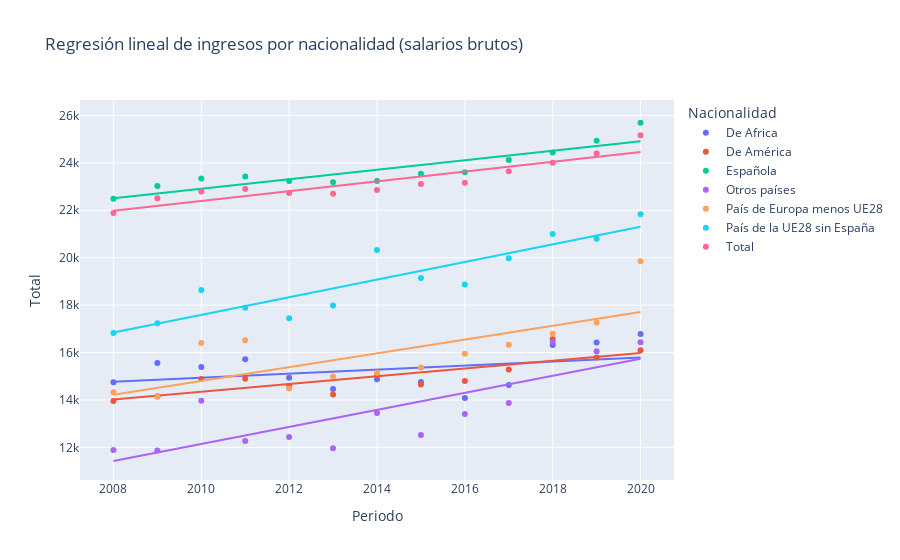

Notebook code cell kept with this figure:
### Markdown cell above
Las dos siguientes graficas pueden mostrarse en la misma diapositiva sobre entender el progreso de los ultimos años
¿Es suficiente?

### Code cell
import plotly.express as px

fig = px.scatter(both_genders_nac_grouped, x="Periodo", y="Total", color="Nacionalidad", trendline='ols', title = "Regresión lineal de ingresos por nacionalidad (salarios brutos)")
# fig.update_traces(selector=dict(mode='markers'), visible = False, )
fig.show()

### Figure 1 — Plotly figure (JSON) as saved in the notebook; plotly's stock layout.template omitted (floating-point values rounded to 4 significant figures)
{"data": [{"hovertemplate": "Nacionalidad=De Africa<br>Periodo=%{x}<br>Total=%{y}<extra></extra>", "legendgroup": "De Africa", "marker": {"color": "#636efa", "symbol": "circle"}, "mode": "markers", "name": "De Africa", "orientation": "v", "showlegend": true, "type": "scatter", "x": [2008, 2009, 2010, 2011, 2012, 2013, 2014, 2015, 2016, 2017, 2018, 2019, 2020], "xaxis": "x", "y": [14740.0, 15560.0, 15390.0, 15720.0, 14940.0, 14460.0, 14870.0, 14760.0, 14080.0, 14640.0, 16320.0, 16420.0, 16780.0], "yaxis": "y"}, {"hovertemplate": "<b>OLS trendline</b><br>Total = 85.532 * Periodo + -156978<br>R<sup>2</sup>=0.160684<br><br>Nacionalidad=De Africa<br>Periodo=%{x}<br>Total=%{y} <b>(trend)</b><extra></extra>", "legendgroup": "De Africa", "marker": {"color": "#636efa", "symbol": "circle"}, "mode": "lines", "name": "De Africa", "showlegend": false, "type": "scatter", "x": [2008, 2009, 2010, 2011, 2012, 2013, 2014, 2015, 2016, 2017, 2018, 2019, 2020], "xaxis": "x", "y": [14770.0, 14860.0, 14940.0, 15030.0, 15110.0, 15200.0, 15280.0, 15370.0, 15450.0, 15540.0, 15630.0, 15710.0, 15800.0], "yaxis": "y"}, {"hovertemplate": "Nacionalidad=De América<br>Periodo=%{x}<br>Total=%{y}<extra></extra>", "legendgroup": "De América", "marker": {"color": "#EF553B", "symbol": "circle"}, "mode": "markers", "name": "De América", "orientation": "v", "showlegend": true, "type": "scatter", "x": [2008, 2009, 2010, 2011, 2012, 2013, 2014, 2015, 2016, 2017, 2018, 2019, 2020], "xaxis": "x", "y": [13960.0, 14160.0, 14880.0, 14890.0, 14610.0, 14230.0, 15030.0, 14650.0, 14800.0, 15280.0, 16570.0, 15790.0, 16100.0], "yaxis": "y"}, {"hovertemplate": "<b>OLS trendline</b><br>Total = 163.387 * Periodo + -314064<br>R<sup>2</sup>=0.682625<br><br>Nacionalidad=De América<br>Periodo=%{x}<br>Total=%{y} <b>(trend)</b><extra></extra>", "legendgroup": "De América", "marker": {"color": "#EF553B", "symbol": "circle"}, "mode": "lines", "name": "De América", "showlegend": false, "type": "scatter", "x": [2008, 2009, 2010, 2011, 2012, 2013, 2014, 2015, 2016, 2017, 2018, 2019, 2020], "xaxis": "x", "y": [14020.0, 14180.0, 14340.0, 14510.0, 14670.0, 14830.0, 15000.0, 15160.0, 15320.0, 15490.0, 15650.0, 15810.0, 15980.0], "yaxis": "y"}, {"hovertemplate": "Nacionalidad=Española<br>Periodo=%{x}<br>Total=%{y}<extra></extra>", "legendgroup": "Española", "marker": {"color": "#00cc96", "symbol": "circle"}, "mode": "markers", "name": "Española", "orientation": "v", "showlegend": true, "type": "scatter", "x": [2008, 2009, 2010, 2011, 2012, 2013, 2014, 2015, 2016, 2017, 2018, 2019, 2020], "xaxis": "x", "y": [22490.0, 23020.0, 23340.0, 23430.0, 23230.0, 23180.0, 23240.0, 23540.0, 23610.0, 24120.0, 24440.0, 24940.0, 25690.0], "yaxis": "y"}, {"hovertemplate": "<b>OLS trendline</b><br>Total = 200.048 * Periodo + -379185<br>R<sup>2</sup>=0.801216<br><br>Nacionalidad=Española<br>Periodo=%{x}<br>Total=%{y} <b>(trend)</b><extra></extra>", "legendgroup": "Española", "marker": {"color": "#00cc96", "symbol": "circle"}, "mode": "lines", "name": "Española", "showlegend": false, "type": "scatter", "x": [2008, 2009, 2010, 2011, 2012, 2013, 2014, 2015, 2016, 2017, 2018, 2019, 2020], "xaxis": "x", "y": [22510.0, 22710.0, 22910.0, 23110.0, 23310.0, 23510.0, 23710.0, 23910.0, 24110.0, 24310.0, 24510.0, 24710.0, 24910.0], "yaxis": "y"}, {"hovertemplate": "Nacionalidad=Otros países<br>Periodo=%{x}<br>Total=%{y}<extra></extra>", "legendgroup": "Otros países", "marker": {"color": "#ab63fa", "symbol": "circle"}, "mode": "markers", "name": "Otros países", "orientation": "v", "showlegend": true, "type": "scatter", "x": [2008, 2009, 2010, 2011, 2012, 2013, 2014, 2015, 2016, 2017, 2018, 2019, 2020], "xaxis": "x", "y": [11900.0, 11870.0, 13960.0, 12270.0, 12440.0, 11960.0, 13450.0, 12520.0, 13410.0, 13870.0, 16440.0, 16060.0, 16430.0], "yaxis": "y"}, {"hovertemplate": "<b>OLS trendline</b><br>Total = 359.382 * Periodo + -710211<br>R<sup>2</sup>=0.665890<br><br>Nacionalidad=Otros países<br>Periodo=%{x}<br>Total=%{y} <b>(trend)</b><extra></extra>", "legendgroup": "Otros países", "marker": {"color": "#ab63fa", "symbol": "circle"}, "mode": "lines", "name": "Otros países", "showlegend": false, "type": "scatter", "x": [2008, 2009, 2010, 2011, 2012, 2013, 2014, 2015, 2016, 2017, 2018, 2019, 2020], "xaxis": "x", "y": [11430.0, 11790.0, 12150.0, 12510.0, 12870.0, 13220.0, 13580.0, 13940.0, 14300.0, 14660.0, 15020.0, 15380.0, 15740.0], "yaxis": "y"}, {"hovertemplate": "Nacionalidad=País de Europa menos UE28<br>Periodo=%{x}<br>Total=%{y}<extra></extra>", "legendgroup": "País de Europa menos UE28", "marker": {"color": "#FFA15A", "symbol": "circle"}, "mode": "markers", "name": "País de Europa menos UE28", "orientation": "v", "showlegend": true, "type": "scatter", "x": [2008, 2009, 2010, 2011, 2012, 2013, 2014, 2015, 2016, 2017, 2018, 2019, 2020], "xaxis": "x", "y": [14330.0, 14140.0, 16400.0, 16520.0, 14480.0, 14990.0, 15150.0, 15370.0, 15950.0, 16330.0, 16790.0, 17260.0, 19850.0], "yaxis": "y"}, {"hovertemplate": "<b>OLS trendline</b><br>Total = 291.317 * Periodo + -570746<br>R<sup>2</sup>=0.546379<br><br>Nacionalidad=País de Europa menos UE28<br>Periodo=%{x}<br>Total=%{y} <b>(trend)</b><extra></extra>", "legendgroup": "País de Europa menos UE28", "marker": {"color": "#FFA15A", "symbol": "circle"}, "mode": "lines", "name": "País de Europa menos UE28", "showlegend": false, "type": "scatter", "x": [2008, 2009, 2010, 2011, 2012, 2013, 2014, 2015, 2016, 2017, 2018, 2019, 2020], "xaxis": "x", "y": [14220.0, 14510.0, 14800.0, 15090.0, 15380.0, 15670.0, 15970.0, 16260.0, 16550.0, 16840.0, 17130.0, 17420.0, 17710.0], "yaxis": "y"}, {"hovertemplate": "Nacionalidad=País de la UE28 sin España<br>Periodo=%{x}<br>Total=%{y}<extra></extra>", "legendgroup": "País de la UE28 sin España", "marker": {"color": "#19d3f3", "symbol": "circle"}, "mode": "markers", "name": "País de la UE28 sin España", "orientation": "v", "showlegend": true, "type": "scatter", "x": [2008, 2009, 2010, 2011, 2012, 2013, 2014, 2015, 2016, 2017, 2018, 2019, 2020], "xaxis": "x", "y": [16820.0, 17240.0, 18640.0, 17890.0, 17440.0, 17990.0, 20330.0, 19150.0, 18870.0, 19980.0, 21000.0, 20800.0, 21830.0], "yaxis": "y"}, {"hovertemplate": "<b>OLS trendline</b><br>Total = 371.285 * Periodo + -728694<br>R<sup>2</sup>=0.820196<br><br>Nacionalidad=País de la UE28 sin España<br>Periodo=%{x}<br>Total=%{y} <b>(trend)</b><extra></extra>", "legendgroup": "País de la UE28 sin España", "marker": {"color": "#19d3f3", "symbol": "circle"}, "mode": "lines", "name": "País de la UE28 sin España", "showlegend": false, "type": "scatter", "x": [2008, 2009, 2010, 2011, 2012, 2013, 2014, 2015, 2016, 2017, 2018, 2019, 2020], "xaxis": "x", "y": [16850.0, 17220.0, 17590.0, 17960.0, 18330.0, 18700.0, 19070.0, 19450.0, 19820.0, 20190.0, 20560.0, 20930.0, 21300.0], "yaxis": "y"}, {"hovertemplate": "Nacionalidad=Total<br>Periodo=%{x}<br>Total=%{y}<extra></extra>", "legendgroup": "Total", "marker": {"color": "#FF6692", "symbol": "circle"}, "mode": "markers", "name": "Total", "orientation": "v", "showlegend": true, "type": "scatter", "x": [2008, 2009, 2010, 2011, 2012, 2013, 2014, 2015, 2016, 2017, 2018, 2019, 2020], "xaxis": "x", "y": [21880.0, 22510.0, 22790.0, 22900.0, 22730.0, 22700.0, 22860.0, 23110.0, 23160.0, 23650.0, 24010.0, 24400.0, 25170.0], "yaxis": "y"}, {"hovertemplate": "<b>OLS trendline</b><br>Total = 206.046 * Periodo + -391759<br>R<sup>2</sup>=0.838718<br><br>Nacionalidad=Total<br>Periodo=%{x}<br>Total=%{y} <b>(trend)</b><extra></extra>", "legendgroup": "Total", "marker": {"color": "#FF6692", "symbol": "circle"}, "mode": "lines", "name": "Total", "showlegend": false, "type": "scatter", "x": [2008, 2009, 2010, 2011, 2012, 2013, 2014, 2015, 2016, 2017, 2018, 2019, 2020], "xaxis": "x", "y": [21980.0, 22190.0, 22390.0, 22600.0, 22810.0, 23010.0, 23220.0, 23430.0, 23630.0, 23840.0, 24040.0, 24250.0, 24460.0], "yaxis": "y"}], "layout": {"legend": {"title": {"text": "Nacionalidad"}, "tracegroupgap": 0}, "title": {"text": "Regresión lineal de ingresos por nacionalidad (salarios brutos)"}, "xaxis": {"anchor": "y", "domain": [0, 1], "title": {"text": "Periodo"}}, "yaxis": {"anchor": "x", "domain": [0, 1], "title": {"text": "Total"}}}}
